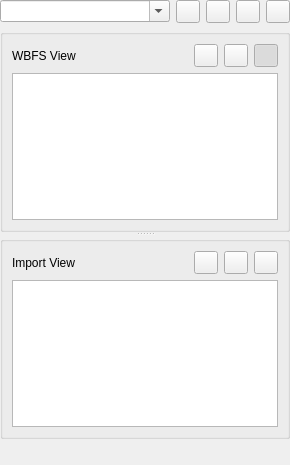
<?xml version="1.0" encoding="UTF-8"?>
<ui version="4.0">
 <class>PartitionWidget</class>
 <widget class="QWidget" name="PartitionWidget">
  <property name="geometry">
   <rect>
    <x>0</x>
    <y>0</y>
    <width>290</width>
    <height>465</height>
   </rect>
  </property>
  <layout class="QVBoxLayout" name="verticalLayout_3">
   <property name="margin">
    <number>0</number>
   </property>
   <item>
    <layout class="QHBoxLayout" name="horizontalLayout">
     <item>
      <widget class="QComboBox" name="cbPartitions">
       <property name="toolTip">
        <string>Set the current partition</string>
       </property>
       <property name="editable">
        <bool>true</bool>
       </property>
      </widget>
     </item>
     <item>
      <widget class="QToolButton" name="tbLoad">
       <property name="toolTip">
        <string>Load/Reload the discs from the current partition</string>
       </property>
       <property name="icon">
        <iconset resource="../resources/resources.qrc">
         <normaloff>:/icons/view-refresh.png</normaloff>:/icons/view-refresh.png</iconset>
       </property>
      </widget>
     </item>
     <item>
      <widget class="QToolButton" name="tbFormat">
       <property name="toolTip">
        <string>Format the partition</string>
       </property>
       <property name="icon">
        <iconset resource="../resources/resources.qrc">
         <normaloff>:/icons/tools-media-optical-erase.png</normaloff>:/icons/tools-media-optical-erase.png</iconset>
       </property>
      </widget>
     </item>
     <item>
      <widget class="QToolButton" name="tbOpen">
       <property name="toolTip">
        <string>Add a new view</string>
       </property>
       <property name="icon">
        <iconset resource="../resources/resources.qrc">
         <normaloff>:/icons/list-add.png</normaloff>:/icons/list-add.png</iconset>
       </property>
      </widget>
     </item>
     <item>
      <widget class="QToolButton" name="tbClose">
       <property name="toolTip">
        <string>Remove the view</string>
       </property>
       <property name="icon">
        <iconset resource="../resources/resources.qrc">
         <normaloff>:/icons/list-remove.png</normaloff>:/icons/list-remove.png</iconset>
       </property>
      </widget>
     </item>
    </layout>
   </item>
   <item>
    <widget class="QSplitter" name="sViews">
     <property name="orientation">
      <enum>Qt::Vertical</enum>
     </property>
     <property name="childrenCollapsible">
      <bool>false</bool>
     </property>
     <widget class="QGroupBox" name="fWBFS">
      <layout class="QVBoxLayout" name="verticalLayout_2">
       <item>
        <layout class="QHBoxLayout" name="horizontalLayout_3">
         <item>
          <widget class="QLabel" name="label">
           <property name="text">
            <string>WBFS View</string>
           </property>
          </widget>
         </item>
         <item>
          <spacer name="horizontalSpacer_2">
           <property name="orientation">
            <enum>Qt::Horizontal</enum>
           </property>
           <property name="sizeHint" stdset="0">
            <size>
             <width>40</width>
             <height>20</height>
            </size>
           </property>
          </spacer>
         </item>
         <item>
          <widget class="QToolButton" name="tbRemoveDiscs">
           <property name="toolTip">
            <string>Remove the selected discs</string>
           </property>
           <property name="icon">
            <iconset resource="../resources/resources.qrc">
             <normaloff>:/icons/list-remove.png</normaloff>:/icons/list-remove.png</iconset>
           </property>
          </widget>
         </item>
         <item>
          <widget class="QToolButton" name="tbRenameDisc">
           <property name="toolTip">
            <string>Rename the selected disc</string>
           </property>
           <property name="icon">
            <iconset resource="../resources/resources.qrc">
             <normaloff>:/icons/edit-rename.png</normaloff>:/icons/edit-rename.png</iconset>
           </property>
          </widget>
         </item>
         <item>
          <widget class="QToolButton" name="tbShowHideImportView">
           <property name="toolTip">
            <string>Show/Hide Import View</string>
           </property>
           <property name="icon">
            <iconset resource="../resources/resources.qrc">
             <normaloff>:/icons/view-list-details.png</normaloff>:/icons/view-list-details.png</iconset>
           </property>
           <property name="checkable">
            <bool>true</bool>
           </property>
           <property name="checked">
            <bool>true</bool>
           </property>
          </widget>
         </item>
        </layout>
       </item>
       <item>
        <widget class="QListView" name="lvDiscs">
         <property name="editTriggers">
          <set>QAbstractItemView::NoEditTriggers</set>
         </property>
         <property name="dragEnabled">
          <bool>true</bool>
         </property>
         <property name="dragDropMode">
          <enum>QAbstractItemView::DragOnly</enum>
         </property>
         <property name="selectionMode">
          <enum>QAbstractItemView::ExtendedSelection</enum>
         </property>
         <property name="verticalScrollMode">
          <enum>QAbstractItemView::ScrollPerPixel</enum>
         </property>
         <property name="horizontalScrollMode">
          <enum>QAbstractItemView::ScrollPerPixel</enum>
         </property>
         <property name="uniformItemSizes">
          <bool>true</bool>
         </property>
        </widget>
       </item>
      </layout>
     </widget>
     <widget class="QGroupBox" name="fImport">
      <layout class="QVBoxLayout" name="verticalLayout">
       <item>
        <layout class="QHBoxLayout" name="horizontalLayout_2">
         <item>
          <widget class="QLabel" name="label_2">
           <property name="text">
            <string>Import View</string>
           </property>
          </widget>
         </item>
         <item>
          <spacer name="horizontalSpacer">
           <property name="orientation">
            <enum>Qt::Horizontal</enum>
           </property>
           <property name="sizeHint" stdset="0">
            <size>
             <width>40</width>
             <height>20</height>
            </size>
           </property>
          </spacer>
         </item>
         <item>
          <widget class="QToolButton" name="tbClearImport">
           <property name="toolTip">
            <string>Clear the discs</string>
           </property>
           <property name="icon">
            <iconset resource="../resources/resources.qrc">
             <normaloff>:/icons/edit-clear-list.png</normaloff>:/icons/edit-clear-list.png</iconset>
           </property>
          </widget>
         </item>
         <item>
          <widget class="QToolButton" name="tbRemoveImport">
           <property name="toolTip">
            <string>Remove the selected discs</string>
           </property>
           <property name="icon">
            <iconset resource="../resources/resources.qrc">
             <normaloff>:/icons/list-remove.png</normaloff>:/icons/list-remove.png</iconset>
           </property>
          </widget>
         </item>
         <item>
          <widget class="QToolButton" name="tbImport">
           <property name="toolTip">
            <string>Import the discs to the WBFS partition</string>
           </property>
           <property name="icon">
            <iconset resource="../resources/resources.qrc">
             <normaloff>:/icons/document-import.png</normaloff>:/icons/document-import.png</iconset>
           </property>
          </widget>
         </item>
        </layout>
       </item>
       <item>
        <widget class="QListView" name="lvImport">
         <property name="editTriggers">
          <set>QAbstractItemView::NoEditTriggers</set>
         </property>
         <property name="showDropIndicator" stdset="0">
          <bool>false</bool>
         </property>
         <property name="selectionMode">
          <enum>QAbstractItemView::ExtendedSelection</enum>
         </property>
         <property name="verticalScrollMode">
          <enum>QAbstractItemView::ScrollPerPixel</enum>
         </property>
         <property name="horizontalScrollMode">
          <enum>QAbstractItemView::ScrollPerPixel</enum>
         </property>
         <property name="uniformItemSizes">
          <bool>true</bool>
         </property>
        </widget>
       </item>
      </layout>
     </widget>
    </widget>
   </item>
   <item>
    <widget class="Gauge" name="gStatus" native="true"/>
   </item>
   <item>
    <widget class="QLabel" name="lInformations">
     <property name="alignment">
      <set>Qt::AlignRight|Qt::AlignTrailing|Qt::AlignVCenter</set>
     </property>
    </widget>
   </item>
  </layout>
 </widget>
 <customwidgets>
  <customwidget>
   <class>Gauge</class>
   <extends>QWidget</extends>
   <header>Gauge.h</header>
   <container>1</container>
  </customwidget>
 </customwidgets>
 <resources>
  <include location="../resources/resources.qrc"/>
 </resources>
 <connections>
  <connection>
   <sender>tbShowHideImportView</sender>
   <signal>toggled(bool)</signal>
   <receiver>fImport</receiver>
   <slot>setVisible(bool)</slot>
   <hints>
    <hint type="sourcelabel">
     <x>258</x>
     <y>68</y>
    </hint>
    <hint type="destinationlabel">
     <x>73</x>
     <y>241</y>
    </hint>
   </hints>
  </connection>
 </connections>
</ui>
